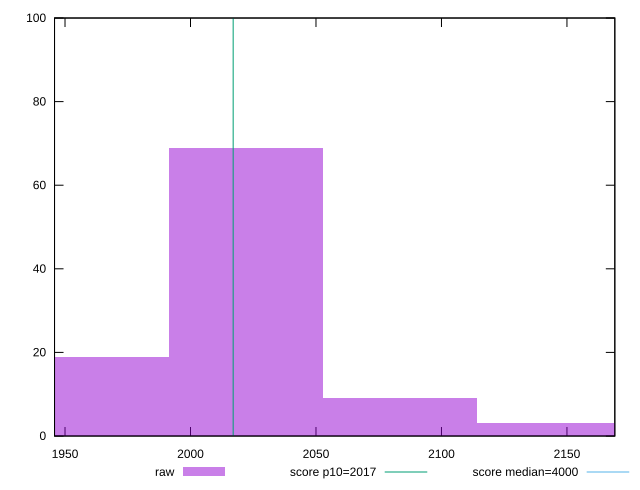

Source code (gnuplot):
reset

$raw <<EOF
2144.6707466321236 3
1960.8418254922274 19
2022.1181325388595 69
2083.3944395854915 9
EOF

set key outside below
set boxwidth 61.276307046632105
set xrange [1945.824000000001:2169.0720000000038]
set yrange [0:100]
set trange [0:100]
set style fill transparent solid 0.5 noborder

set parametric
set terminal svg size 640, 490 enhanced background rgb 'white'
set output "reports/report_00030_2021-02-24T20-42-31.540Z/mainthread-work-breakdown/samples/music/raw/histogram.svg"

plot $raw title "raw" with boxes, \
     2017,t title "score p10=2017", \
     4000,t title "score median=4000"

reset
